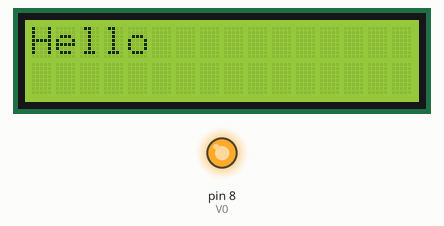
The sketch below on a simulated Arduino Uno, built with avr-gcc and run on an emulated ATmega328P. On the bench: 16×2 character LCD, output pins drawn as LEDs (lit = HIGH).

Above: at 0.1 s.
Timing chart, 0 to 1.6 s (numbered marks = the images above):
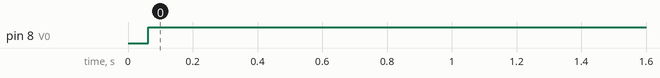

The sketch:

standardLCDTest.ino
```cpp
#include <LiquidCrystal.h>

/*
 Standard LCD test with no colored backlight.
 */

byte RS = 2;
byte EN = 3;
byte D4 = 4;
byte D5 = 5;
byte D6 = 6;
byte D7 = 7;
byte V0 = 8;
LiquidCrystal lcd(RS, EN, D4, D5, D6, D7);

void setup() {
  pinMode(RS, OUTPUT);
  pinMode(EN, OUTPUT);
  pinMode(D4, OUTPUT);
  pinMode(D5, OUTPUT);
  pinMode(D6, OUTPUT);
  pinMode(D7, OUTPUT);
  pinMode(V0, OUTPUT);
  lcd.begin(16, 2);
  lcd.print("Hello");
}

void loop() {
 // lcd.setCursor(0, 1);
  digitalWrite(V0, HIGH);
  delay(1000);
  digitalWrite(V0, LOW);

}
```

Measured:
- by itself, pin 8 (V0): LOW → HIGH at 0.06 s
